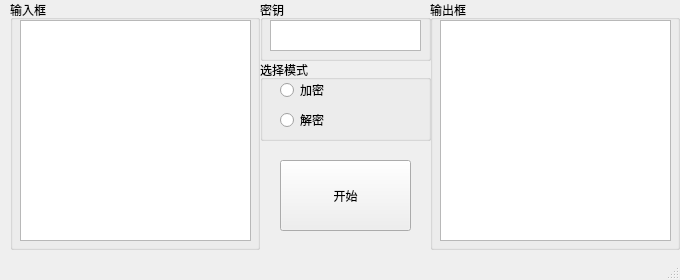
<?xml version="1.0" encoding="UTF-8"?>
<ui version="4.0">
 <class>MainWindow</class>
 <widget class="QMainWindow" name="MainWindow">
  <property name="geometry">
   <rect>
    <x>0</x>
    <y>0</y>
    <width>680</width>
    <height>280</height>
   </rect>
  </property>
  <property name="windowTitle">
   <string>DES</string>
  </property>
  <widget class="QWidget" name="centralwidget">
   <widget class="QGroupBox" name="input_Box">
    <property name="geometry">
     <rect>
      <x>10</x>
      <y>0</y>
      <width>250</width>
      <height>250</height>
     </rect>
    </property>
    <property name="title">
     <string>输入框</string>
    </property>
    <widget class="QPlainTextEdit" name="input_text">
     <property name="geometry">
      <rect>
       <x>10</x>
       <y>20</y>
       <width>231</width>
       <height>221</height>
      </rect>
     </property>
    </widget>
   </widget>
   <widget class="QGroupBox" name="output_Box">
    <property name="geometry">
     <rect>
      <x>430</x>
      <y>0</y>
      <width>250</width>
      <height>250</height>
     </rect>
    </property>
    <property name="title">
     <string>输出框</string>
    </property>
    <widget class="QTextEdit" name="output_text">
     <property name="geometry">
      <rect>
       <x>10</x>
       <y>20</y>
       <width>231</width>
       <height>221</height>
      </rect>
     </property>
    </widget>
   </widget>
   <widget class="QGroupBox" name="key_Box">
    <property name="geometry">
     <rect>
      <x>260</x>
      <y>0</y>
      <width>171</width>
      <height>61</height>
     </rect>
    </property>
    <property name="title">
     <string>密钥</string>
    </property>
    <widget class="QPlainTextEdit" name="key_text">
     <property name="geometry">
      <rect>
       <x>10</x>
       <y>20</y>
       <width>151</width>
       <height>31</height>
      </rect>
     </property>
    </widget>
   </widget>
   <widget class="QGroupBox" name="code_Box">
    <property name="geometry">
     <rect>
      <x>260</x>
      <y>60</y>
      <width>171</width>
      <height>81</height>
     </rect>
    </property>
    <property name="title">
     <string>选择模式</string>
    </property>
    <widget class="QRadioButton" name="encode_RB">
     <property name="geometry">
      <rect>
       <x>20</x>
       <y>20</y>
       <width>95</width>
       <height>20</height>
      </rect>
     </property>
     <property name="text">
      <string>加密</string>
     </property>
    </widget>
    <widget class="QRadioButton" name="decode_RB">
     <property name="geometry">
      <rect>
       <x>20</x>
       <y>50</y>
       <width>95</width>
       <height>20</height>
      </rect>
     </property>
     <property name="text">
      <string>解密</string>
     </property>
    </widget>
   </widget>
   <widget class="QPushButton" name="run_button">
    <property name="geometry">
     <rect>
      <x>280</x>
      <y>160</y>
      <width>131</width>
      <height>71</height>
     </rect>
    </property>
    <property name="text">
     <string>开始</string>
    </property>
   </widget>
  </widget>
  <widget class="QMenuBar" name="menubar">
   <property name="geometry">
    <rect>
     <x>0</x>
     <y>0</y>
     <width>680</width>
     <height>22</height>
    </rect>
   </property>
  </widget>
  <widget class="QStatusBar" name="statusbar"/>
 </widget>
 <resources/>
 <connections/>
</ui>
